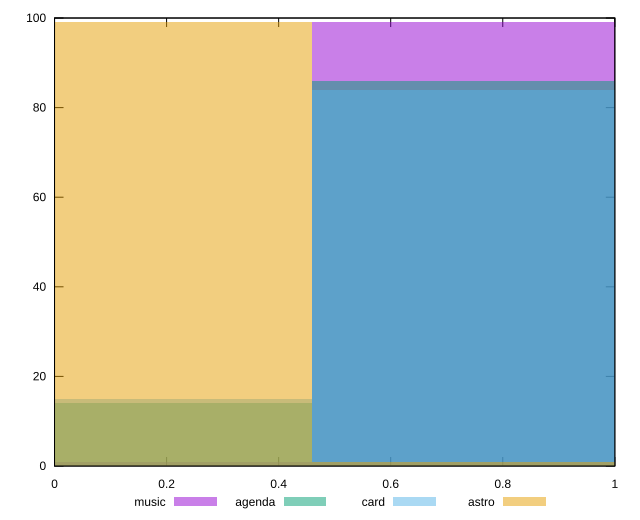

The gnuplot source for this figure:
reset

$music <<EOF
0.9206787199030747 99
0 1
EOF

$agenda <<EOF
0 14
0.9206787199030747 86
EOF

$card <<EOF
0.9206787199030747 84
0 15
EOF

$astro <<EOF
0 99
0.9206787199030747 1
EOF

set key outside below
set boxwidth 0.9206787199030747
set xrange [0:1]
set yrange [0:100]
set trange [0:100]
set style fill transparent solid 0.5 noborder
set terminal svg size 640, 520 enhanced background rgb 'white'
set output "report/report_00029_2021-02-24T13-36-40.390Z/largest-contentful-paint/comparison/histogram/all_score.svg"

plot $music title "music" with boxes, \
     $agenda title "agenda" with boxes, \
     $card title "card" with boxes, \
     $astro title "astro" with boxes

reset
